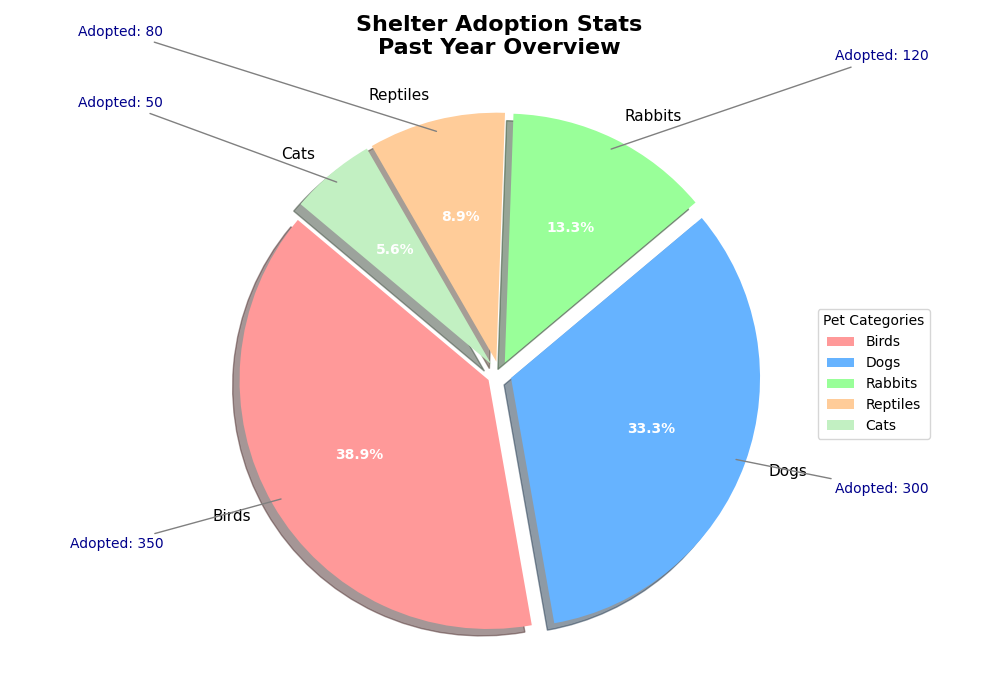

Source code (Python):
import matplotlib.pyplot as plt
import numpy as np

pets = ['Birds', 'Dogs', 'Rabbits', 'Reptiles', 'Cats']
adoption_rates = [350, 300, 120, 80, 50]
colors = ['#FF9999', '#66B3FF', '#99FF99', '#FFCC99', '#C2F0C2']

fig, ax = plt.subplots(figsize=(10, 7), subplot_kw=dict(aspect="equal"))

wedges, texts, autotexts = ax.pie(
    adoption_rates,
    labels=pets,
    colors=colors,
    autopct='%1.1f%%',
    startangle=140,
    explode=(0.05, 0.05, 0.05, 0.05, 0.05),
    shadow=True
)

plt.title('Shelter Adoption Stats\nPast Year Overview', fontsize=16, fontweight='bold')

for autotext in autotexts:
    autotext.set_color('white')
    autotext.set_weight('bold')

for text in texts:
    text.set_fontsize(11)

for i, wedge in enumerate(wedges):
    angle = (wedge.theta2 - wedge.theta1) / 2. + wedge.theta1
    x = np.cos(np.deg2rad(angle))
    y = np.sin(np.deg2rad(angle))
    horizontalalignment = {-1: "right", 1: "left"}[int(np.sign(x))]
    ax.annotate(f'Adopted: {adoption_rates[i]}',
                xy=(x, y), xytext=(1.35*np.sign(x), 1.4*y),
                horizontalalignment=horizontalalignment, fontsize=10, color='darkblue',
                arrowprops=dict(arrowstyle="-", color='gray'))

ax.legend(wedges, pets, title="Pet Categories", loc="center left", bbox_to_anchor=(1, 0, 0.5, 1))

plt.tight_layout()
plt.show()
